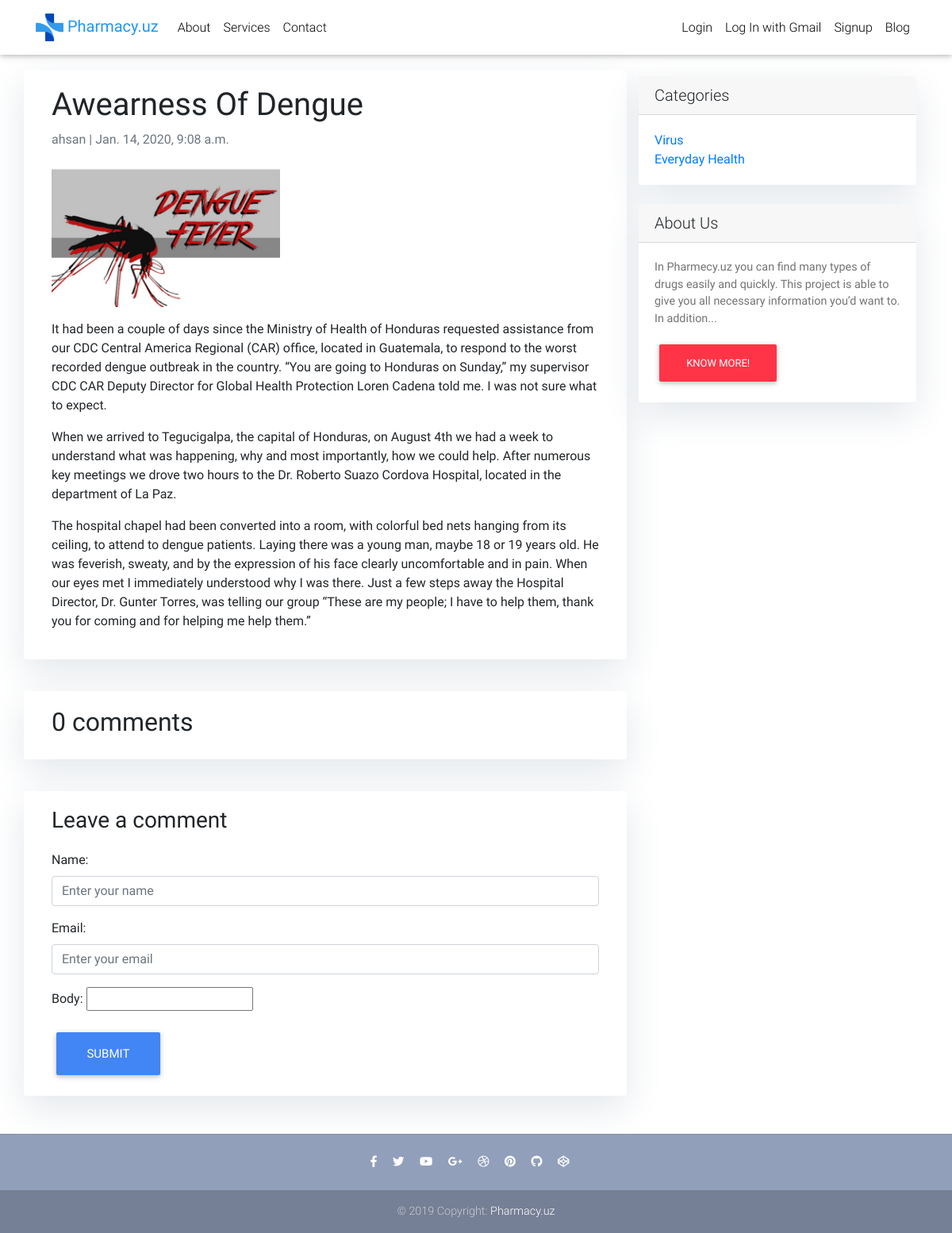
The app's page /blog/awearness-dengue/ with its own data.
### blog/models.py (models this page shows, shortened)
class Post(models.Model):
    category = models.ForeignKey(
        PostCategory, on_delete=models.CASCADE, related_name='posts')
    title = models.CharField(max_length=200, unique=True)
    slug = models.SlugField(max_length=200, unique=True)
    author = models.ForeignKey(
        User, on_delete=models.CASCADE)
    updated_on = models.DateTimeField(auto_now=True)
    content = RichTextUploadingField()
    created_on = models.DateTimeField(auto_now_add=True)
    status = models.IntegerField(choices=STATUS, default=0)
    objects = PostManager()
    class Meta:
        ordering = ['-created_on']

class PostCategory(models.Model):
    name = models.CharField(max_length=200)
    slug = models.SlugField(unique=True)
    class Meta:
        ordering = ('name',)
        verbose_name = 'post_category'
        verbose_name_plural = 'categories'
    def __str__(self):
        return self.name

### blog/views.py (the view)
# urls.py: path('<slug:slug>/', post_detail, name='post_detail'),
def post_detail(request, slug):
    template_name = 'blog/post_detail.html'
    post = get_object_or_404(Post, slug=slug)
    query = Post.objects.filter(status=1)
    comments = post.comments.filter(active=True)
    new_comment = None
    if request.method == 'POST':
        comment_form = CommentForm(data=request.POST)
        if comment_form.is_valid():
            new_comment = comment_form.save(commit=False)
            new_comment.post = post
            new_comment.save()
    else:
        comment_form = CommentForm()
    return render(request, template_name, {'post': post,
                                           'comments': comments,
                                           'new_comment': new_comment,
                                           'comment_form': comment_form,
                                           'query':query})

### blog/forms.py
class CommentForm(forms.ModelForm):
    class Meta:
        model = Comment
        fields = ('name', 'email', 'body')
        widgets = {
            'name' : forms.TextInput(attrs={'class' : 'form-control', 'placeholder':'Enter your name'}),
            'email' : forms.EmailInput(attrs={'class' : 'form-control', 'placeholder':'Enter your email'}),
            'body': CKEditorUploadingWidget(),
        }

### blog/models.py (called while the page is built)
    def status(self):
        return self.filter(status=1)

    def get_queryset(self):
        return PostQuerySet(self.model, using=self._db)

    def all(self):
        return self.get_queryset().status()

### templates/blog/post_detail.html (shortened to what this page needs)
{% extends 'base.html' %}
{% block content %}
<div class="container">
  <div class="row">
    <div class="col-md-8 card mb-4  mt-3 left  top">
      <div class="card-body">
        <h1>{% block title %} {{ post.title|title }} {% endblock title %}</h1>
        <p class=" text-muted">{{ post.author }} | {{ post.created_on }}</p>
        <p class="card-text ">{{ post.content | safe }}</p>
      </div>
    </div>
    {% block sidebar %}
    {% include 'blog/sidebar.html' with object_list=query %}
    {% endblock sidebar %}
    <div class="col-md-8 card mb-4  mt-3 ">
      <div class="card-body">
        <h2>{{ comments.count }} comments</h2>
      </div>
    </div>
    <div class="col-md-8 card mb-4  mt-3 ">
      <div class="card-body">
        {% if new_comment %}
        <div class="alert alert-success" role="alert">
          Your comment is awaiting moderation
        </div>
        {% else %}
        <h3>Leave a comment</h3>
        <form method="post" style="margin-top: 1.3em;">
          {{ comment_form.as_p }}
          <button type="submit" class="btn btn-primary  btn-lg">Submit</button>
        </form>
        {% endif %}
      </div>
    </div>
  </div>
</div>
  {% endblock content %}

### templates/blog/sidebar.html (shortened to what this page needs)
{% block sidebar %}
{% load static %}
<div class="col-md-4 float-right ">
    <div class="card my-4">
        <h5 class="card-header">Categories</h5>
        <div class="card-body">
            <div class="row">
                <div class="col-lg-6">
                    <ul class="list-unstyled mb-0">
                        {% for post in object_list %}
                        <li>
                            <a href="{% url 'blog:post_list_by_category' post.category %}">{{post.category|title}}</a>
                        </li>
                        {% endfor %}
                    </ul>
                </div>
            </div>
        </div>
    </div>
    <div class="card my-4">
        <h5 class="card-header">About Us</h5>
        <div class="card-body">
            <p class="card-text"> In Pharmecy.uz you can find many types of drugs easily and quickly. This project is
                able to give you all necessary information you’d want to. In addition...</p>
            <a href="{% url 'about' %}" class="btn btn-danger">Know
                more!</a>
        </div>
    </div>
</div>
{% endblock sidebar %}

### templates/base.html (style rules this page uses)
html, body, header, .carousel { height: 60vh; }

### templates/blog/sidebar.html (style rules this page uses)
.card { box-shadow: 0 16px 48px #E3E7EB; }

### records on screen
Post: title "Awearness Of Dengue", author "ahsan", created_on "Jan. 14, 2020, 9:08 a.m.", content (picture), content "It had been a couple of days since the Ministry of Health of Honduras requested assistance from our CDC Central America Regional (CAR) office, located in Guatemala, to respond to the worst recorded dengue outbreak in the country. “You are going to Honduras on Sunday,” my supervisor CDC CAR Deputy Director for Global Health Protection Loren Cadena told me. I was not sure what to expect. When we arrived to Tegucigalpa, the capital of Honduras, on August 4th we had a week to understand what was happening, why and most importantly, how we could help. After numerous key meetings we drove two hours to the Dr. Roberto Suazo Cordova Hospital, located in the department of La Paz. The hospital chapel…", category "Virus"
Post: category "Everyday Health"

### other values on screen
{{ comments.count }} "0"
